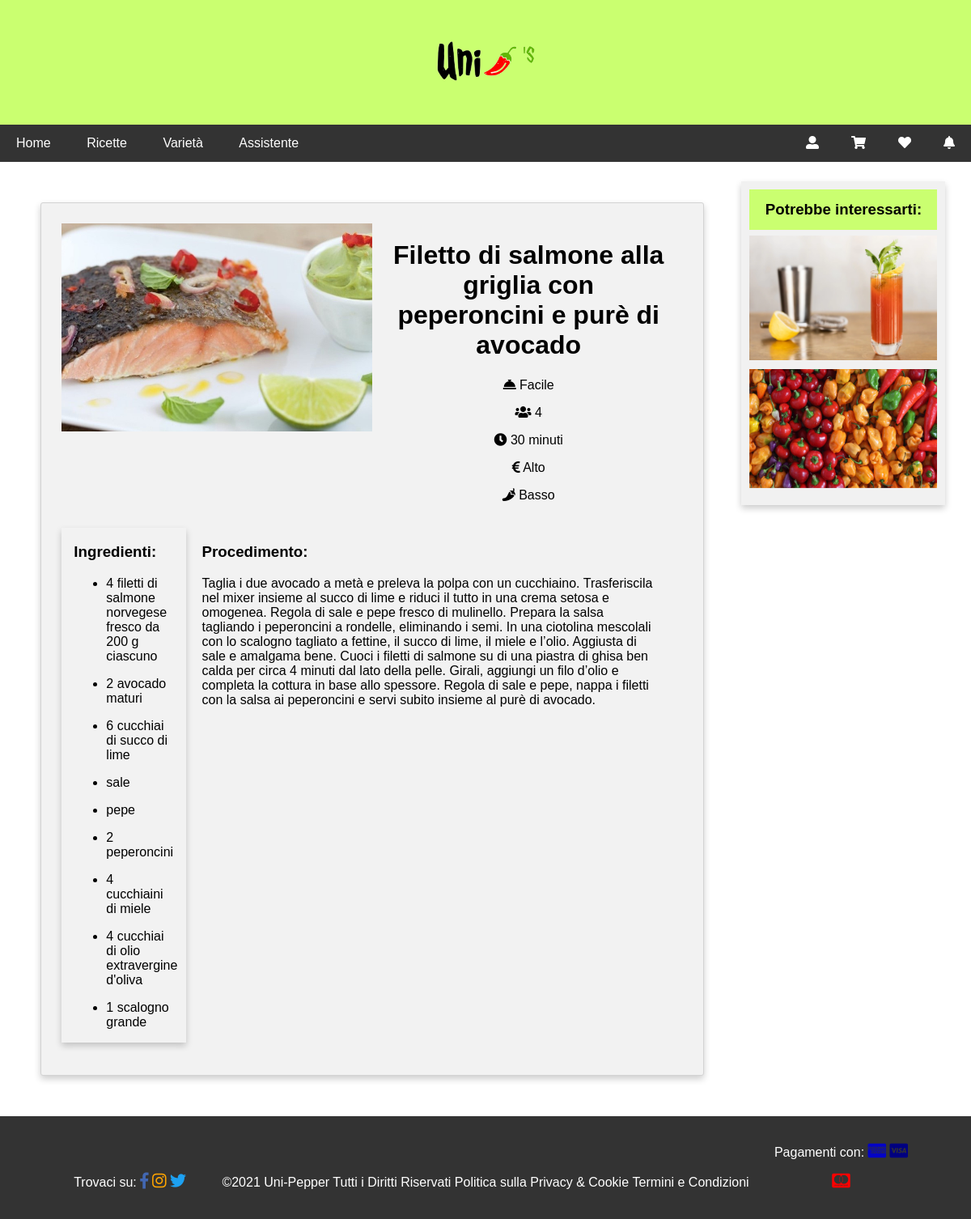
The app's page /ricetta.php?id=4 with its own data.
### tables this page shows
CREATE TABLE `ricette` (
  `IdRicetta` int(11) NOT NULL,
  `NomeRicetta` varchar(255) NOT NULL,
  `ImmagineRicetta` varchar(255) NOT NULL,
  `Ingredienti` text NOT NULL,
  `Procedimento` text NOT NULL,
  `Difficolta` varchar(20) NOT NULL,
  `Persone` int(5) NOT NULL,
  `Tempo` varchar(10) NOT NULL,
  `Costo` varchar(20) NOT NULL,
  `GradoPiccantezza` varchar(20) NOT NULL
);

### ricetta.php (called while the page is built, shortened)
<?php
require_once 'bootstrap.php';
$templateParams["titolo"] = "Uni-Pepper's - Ricetta";
$templateParams["nome"] = "singola-ricetta.php";
$templateParams["ricettecasuali"] = $dbh->getRandomRecipe(1);
$idricetta = -1;
if(isset($_GET["id"])){
    $idricetta = $_GET["id"];
}
$templateParams["pagina"] = "ricetta.php?id=".$idricetta;
$templateParams["ricetta"] = $dbh->getRecipeById($idricetta);
$ingredientiRicetta = explode(',', $templateParams["ricetta"][0]["Ingredienti"]);
require 'template/base.php';
?>

### db/database.php (called while the page is built, shortened)
<?php
class DatabaseHelper{
    private $db;
    public function __construct($servername, $username, $password, $dbname, $port){
        $this->db = new mysqli($servername, $username, $password, $dbname, $port);
    }
    public function getRandomRecipe($n){
        $stmt = $this->db->prepare("SELECT IdRicetta, NomeRicetta, ImmagineRicetta, Difficolta, Tempo, Costo FROM ricette ORDER BY RAND() LIMIT ?");
        $stmt->bind_param('i',$n);
        $stmt->execute();
        $result = $stmt->get_result();
        return $result->fetch_all(MYSQLI_ASSOC);
    }
    public function getRecipeById($id){
        $query = "SELECT IdRicetta, NomeRicetta, ImmagineRicetta, Ingredienti, Procedimento, Difficolta, Persone, Tempo, Costo, GradoPiccantezza FROM ricette WHERE IdRicetta=?";
        $stmt = $this->db->prepare($query);
        $stmt->bind_param('i',$id);
        $stmt->execute();
        $result = $stmt->get_result();
        return $result->fetch_all(MYSQLI_ASSOC);
    }
}
?>

### bootstrap.php (called while the page is built, shortened)
<?php
require_once("db/database.php");
$dbh = new DatabaseHelper("localhost", "root", "", "unipeppers", 3306);
?>

### template/singola-ricetta.php (the view)
<?php if(count($templateParams["ricetta"])==0): ?>
    <article>
        <h1>Ci dispiace, qualcosa è andato storto</h1>
    </article>
<?php else: $ricetta = $templateParams["ricetta"][0]; ?>
    <div class="info-ricetta">
        <img src="<?php echo UPLOAD_DIR_RECIPES.$ricetta["ImmagineRicetta"]; ?>" alt="Immagine <?php echo $ricetta["NomeRicetta"];?>"/>
        <div class="livello">
            <h1><?php echo $ricetta["NomeRicetta"];?></h1>
            <p><span class="fas fa-concierge-bell"></span> <?php echo $ricetta["Difficolta"];?></p>
            <p><span class="fas fa-users"></span> <?php echo $ricetta["Persone"];?></p>
            <p><span class="fas fa-clock"></span> <?php echo $ricetta["Tempo"];?></p>
            <p><span class="fas fa-euro-sign"></span> <?php echo $ricetta["Costo"];?></p>
            <p><span class="fas fa-pepper-hot"></span> <?php echo $ricetta["GradoPiccantezza"];?></p>
        </div>
        <div class="ingredienti">
            <h3>Ingredienti:</h3>
            <?php foreach ($ingredientiRicetta as $ingredienti) :?>
            <ul>
                <li><?php echo $ingredienti;?></li>
            </ul>
            <?php endforeach;?>
        </div>
        <div class="procedimento">
            <h3>Procedimento:</h3>
            <p><?php echo $ricetta["Procedimento"];?></p>
        </div>
    </div>
<?php endif; ?>

### template/base.php (shortened to what this page needs)
<!DOCTYPE html>
<html lang="it">
<head>
    <link rel="stylesheet" href="https://use.fontawesome.com/releases/v5.7.0/css/all.css">
    <link rel="stylesheet" href="css/style.css" >
    <link rel="stylesheet" href="css/styleClass.css" >
    <link rel="stylesheet" href="css/carrello.css" >
    <link rel="stylesheet" href="css/notifiche.css" >
</head>
<body>
    <header>
        <img src="upload/logo.png" alt="logo"/>
    </header>
    <nav class="topnav" id="myTopnav">
        <a href="index.php" title="home" <?php isActive("index.php");?>>Home</a>
        <a href="ricette.php" title="ricette" <?php isActive("ricette.php");?>>Ricette</a>
        <a href="varieta.php" title="varieta" <?php isActive("varieta.php");?>>Variet&agrave;</a>
        <a href="assistente.php" title="assistente" <?php isActive("assistente.php");?>>Assistente</a>
        <a id="main" onclick="openNav()" class="right" title="notifiche" ><span class="fas fa-bell" title="Notifiche"></span></a>
        <a href="preferiti.php" title="preferiti" class="right<?php isEchoActive("preferiti.php");?>"><span class="fas fa-heart" title="Preferiti"></span></a>
        <a href="carrello.php" title="carrello" class="right <?php isEchoActive("carrello.php");?>"><span class="fas fa-shopping-cart" title="Carrello"></span></a>
        <a href="login.php" title="login" class="right <?php isEchoActive("login.php");?>"><span class="fas fa-user-alt" title="Utente"></span></a>
    </nav>
    <main>
        <?php if(isset($templateParams["nome"])){
        require($templateParams["nome"]);
        }
        ?>
    </main>
    <aside>
        <h3>Potrebbe interessarti:</h3>
        <?php $ricettacasuale = $templateParams["ricettecasuali"][0];?>
        <div class="aside">
            <img src="<?php echo UPLOAD_DIR_RECIPES.$ricettacasuale["ImmagineRicetta"]?>" alt="Immagine <?php echo $ricettacasuale["NomeRicetta"]?>">
        </div>
        <div class="aside">
            <img src="upload/peperonciniVar.jpg" alt="Varietà">
        </div>
    </aside>
    <footer>
        <section class="social">
            <p>Trovaci su:</p>
            <a href="http://www.facebook.com" title="facebook" ><span class="fab fa-facebook-f" title="Facebook" style="color: #4267B2;"></span></a>
            <a href="http://instagram.com" title="instagram" ><span class="fab fa-instagram" title="Instagram" style="color: orange;"></span></a>
            <a href="http://twitter.com" title="twitter" ><span class="fab fa-twitter" title="Twitter" style="color: #1DA1F2;"></span></a>
        </section>
        <section class="contatti">
            <p>©2021 Uni-Pepper Tutti i Diritti Riservati</p>
            <a href="privacy.php">Politica sulla Privacy & Cookie</a>
            <a href="termini.php">Termini e Condizioni</a>
        </section>
        <section class="pagamenti">
            <p>Pagamenti con:</p>
            <a href="http://americanexpress.com" title="americanexpress" ><span class="fab fa-cc-amex" title="American Express" style="color: rgb(4, 4, 199);"></span></a>
            <a href="http://visa.com" title="visa" ><span class="fab fa-cc-visa" title="Visa" style="color: navy;"></span></a>
            <a href="http://mastercard.com" title="mastercard" ><span class="fab fa-cc-mastercard" title="Mastercard" style="color: red;"></span></a>
        </section>
    </footer>
</body>
</html>

### css/style.css (style rules this page uses)
* { box-sizing: border-box; }
body { font-family: Arial, Helvetica, sans-serif; margin: 0; }
header { padding: 50px; text-align: center; background: #caff70; color: black; }
header img { height: 50px; }
nav { overflow: hidden; background-color: #333; }
nav a:not(.right) { width: auto; display: inline-block; color: white; text-align: center; padding: 14px 20px; text-decoration: none; }
main { background-color: white; padding: 10px; margin: 2%; }
aside { background-color: #f1f1f1; box-shadow: 0 4px 8px 0 rgba(0, 0, 0, 0.2); padding: 10px; margin: 2%; text-align: center; }
aside h3 { background-color: #caff70; padding: 6% 2%; margin: 0; }
body > footer { padding: 20px; text-align: center; color: white; background: #333; }
body footer a { text-decoration: none; color: white; }
body footer span { font-size: 20px; }
footer section p, footer section a { display: inline-block; }
@media screen and (min-width: 768px) { main, aside { display: inline-block; vertical-align: top; } }
@media screen and (min-width: 768px) { aside { width: 21%; } }
@media screen and (min-width: 768px) { main { width: 70%; } }
@media screen and (min-width: 768px) { nav a { display: inline-block; width: auto; color: white; text-align: center; padding: 14px 20px; text-decoration: none; } }
@media screen and (min-width: 768px) { nav a.right { float: right; } }
@media screen and (min-width: 768px) { body footer section { display: inline-block; } }

### css/styleClass.css (style rules this page uses)
nav .right { display: none; }
.info-ricetta { box-shadow: 0 4px 8px 0 rgba(0, 0, 0, 0.2); background-color: #f2f2f2; border: 1px solid lightgrey; border-radius: 3px; width: 100%; margin: 2%; padding: 3%; }
.info-ricetta img { max-width: 100%; }
.info-ricetta .livello { text-align: center; }
.info-ricetta .livello p { display: inline-block; margin-top: 0; }
.aside img { max-width: 100%; }
.aside { position: relative; padding: 0; margin-top: 3%; margin-bottom: 3%; margin-left: auto; margin-right: auto; width: 100%; max-width: 100%; }
@media screen and (min-width: 768px) { nav a.right { float: right; display: inline-flex; width: auto; color: white; text-align: center; padding: 14px 20px; text-decoration: none; } }
@media screen and (min-width: 768px) { .social, .pagamenti { width: 15%; } }
@media screen and (min-width: 768px) { .contatti { width: 60%; } }
@media screen and (min-width: 768px) { .info-ricetta img, .info-ricetta .livello { display: inline-block; vertical-align: top; } }
@media screen and (min-width: 768px) { .livello { width: 45%; text-align: left; margin-left: 2%; } }
@media screen and (min-width: 768px) { .info-ricetta img { max-width: 50%; } }
@media screen and (min-width: 768px) { .info-ricetta .ingredienti, .info-ricetta .procedimento { display: inline-block; margin: 2% 0; padding: 0 2%; } }
@media screen and (min-width: 768px) { .livello p { display: block; width: 100%; text-align: center; } }
@media screen and (min-width: 768px) { .ingredienti { max-width: 20%; box-shadow: 0 4px 8px 0 rgba(0, 0, 0, 0.2); margin-right: 2%; } }
@media screen and (min-width: 768px) { .procedimento { vertical-align: top; max-width: 77%; } }

### css/carrello.css (style rules this page uses)
a { text-decoration: none; color: black; }

### css/notifiche.css (style rules this page uses)
#main { transition: margin-right .5s; }

### records on screen
ricette: ImmagineRicetta (picture), NomeRicetta "Filetto di salmone alla griglia con peperoncini e purè di avocado", Difficolta "Facile", Persone "4", Tempo "30 minuti", Costo "Alto", GradoPiccantezza "Basso", Ingredienti "4 filetti di salmone norvegese fresco da 200 g ciascuno", Ingredienti "2 avocado maturi", Ingredienti "6 cucchiai di succo di lime", Ingredienti "sale", Ingredienti "pepe", Ingredienti "2 peperoncini", Ingredienti "4 cucchiaini di miele", Ingredienti "4 cucchiai di olio extravergine d'oliva", Ingredienti "1 scalogno grande", Procedimento "Taglia i due avocado a metà e preleva la polpa con un cucchiaino. Trasferiscila nel mixer insieme al succo di lime e riduci il tutto in una crema setosa e omogenea. Regola di sale e pepe fresco di mulinello. Prepara la salsa tagliando i peperoncini a rondelle, eliminando i semi. In una ciotolina mescolali con lo scalogno tagliato a fettine, il succo di lime, il miele e l’olio. Aggiusta di sale e amalgama bene. Cuoci i filetti di salmone su di una piastra di ghisa ben calda per circa 4 minuti dal lato della pelle. Girali, aggiungi un filo d’olio e completa la cottura in base allo spessore. Regola di sale e pepe, nappa i filetti con la salsa ai peperoncini e servi subito insieme al purè di…"
ricette: ImmagineRicetta (picture)
